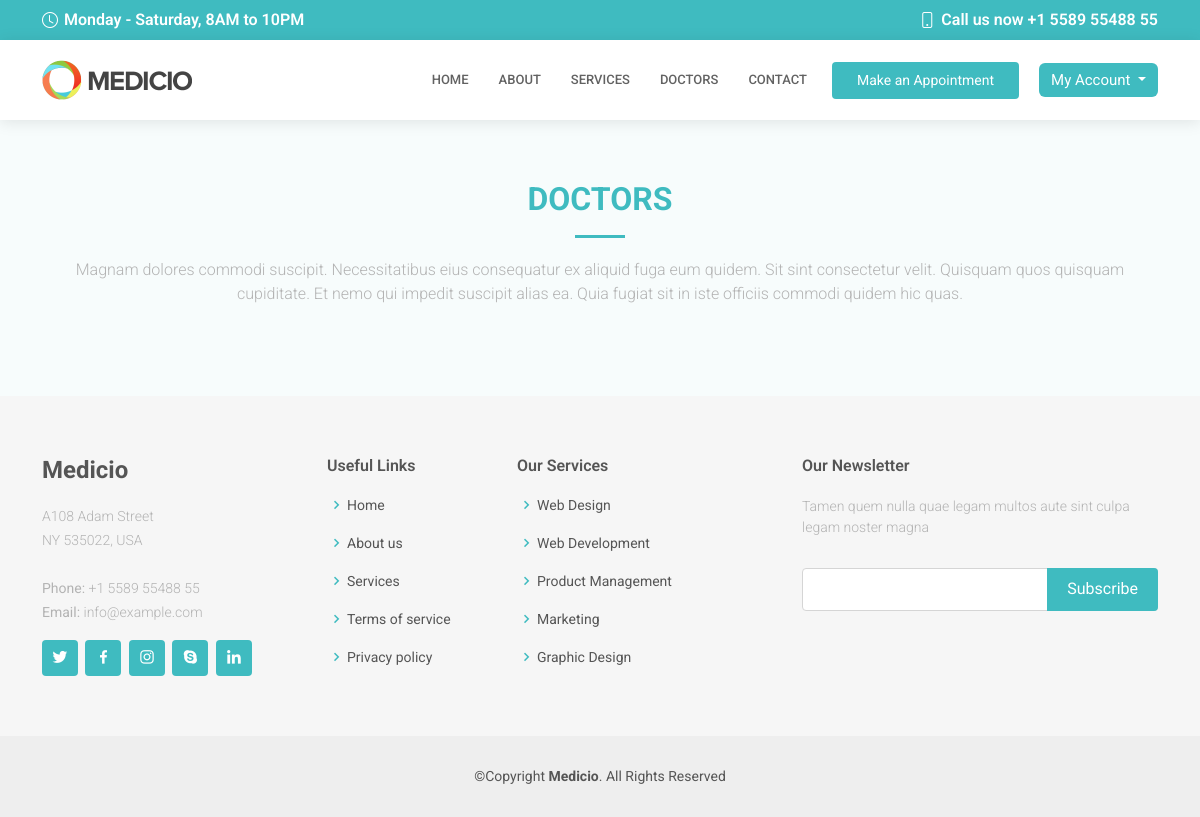
/doctors, run on an earlier commit of the app's database.
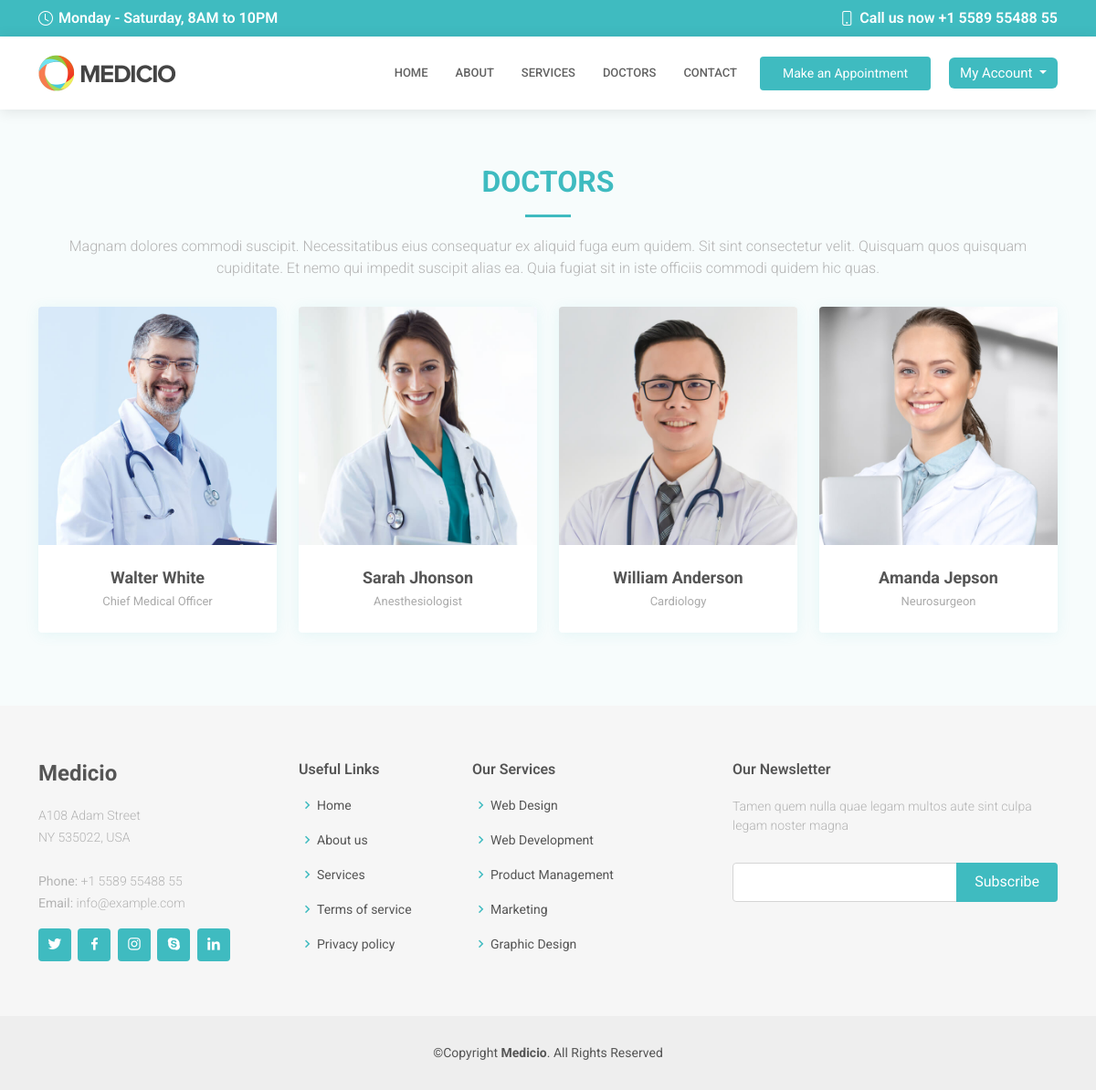
And on a later commit of the database.
### Hospital/models.py (models this page shows, shortened)
class RepeatFields(models.Model):
    created = models.DateTimeField(auto_now_add=True)
    updated = models.DateTimeField(auto_now=True)

class Doctors(RepeatFields):
    class Meta:
        verbose_name = "Doctor"
        verbose_name_plural = "Doctors"
    name  = models.CharField(max_length=150)
    image = models.ImageField(upload_to="Doctors__Images")
    department = models.CharField(max_length=150)
    facebook = models.URLField()
    twitter = models.URLField()
    instagram = models.URLField()
    linkedin = models.URLField()

### Hospital/views.py (the view, shortened to what this page needs)
# urls.py: path('doctors', host.Doctors.as_view(), name="doctor"),
class Doctors(View):
    template_name = 'pages/doctors.html'
    def get(self , request):
        doctors = models.Doctors.objects.all()
        return render(request , self.template_name , locals())

### templates/pages/doctors.html (shortened to what this page needs)
{% extends 'base/base.html' %}
{% load static %}
{% block 'content' %}
<br><br><br><br><br>
 <section id="doctors" class="doctors section-bg">
    <div class="container" data-aos="fade-up">
      <div class="section-title">
        <h2>Doctors</h2>
        <p>Magnam dolores commodi suscipit. Necessitatibus eius consequatur ex aliquid fuga eum quidem. Sit sint consectetur velit. Quisquam quos quisquam cupiditate. Et nemo qui impedit suscipit alias ea. Quia fugiat sit in iste officiis commodi quidem hic quas.</p>
      </div>
      <div class="row">
        {% for doctor in doctors %}
        <div class="col-lg-3 col-md-6 d-flex align-items-stretch">
          <div class="member" data-aos="fade-up" data-aos-delay="100">
            <div class="member-img">
              <img src="{{doctor.image.url}} " class="img-fluid" alt="">
            </div>
            <div class="member-info">
              <h4>{{doctor.name}}</h4>
              <span>{{doctor.department}}</span>
            </div>
          </div>
        </div>
        {% endfor %}
      </div>
    </div>
  </section>
{% endblock 'content' %}

### templates/base/base.html (shortened to what this page needs)
{% load static %}
<!DOCTYPE html>
<html lang="en">
<head>
  <link rel="stylesheet" href="https://cdnjs.cloudflare.com/ajax/libs/datepicker/0.6.5/datepicker.min.css" />
  <link href="{% static 'front/assets/vendor/fontawesome-free/css/all.min.css' %} " rel="stylesheet">
  <link href="{% static 'front/assets/vendor/animate.css/animate.min.css' %} " rel="stylesheet">
  <link href="{% static 'front/assets/vendor/aos/aos.css' %} " rel="stylesheet">
  <link href="{% static 'front/assets/vendor/bootstrap/css/bootstrap.min.css' %} " rel="stylesheet">
  <link href="{% static 'front/assets/vendor/bootstrap-icons/bootstrap-icons.css' %} " rel="stylesheet">
  <link href="{% static 'front/assets/vendor/boxicons/css/boxicons.min.css' %} " rel="stylesheet">
  <link href="{% static 'front/assets/vendor/glightbox/css/glightbox.min.css' %} " rel="stylesheet">
  <link href="{% static 'front/assets/vendor/swiper/swiper-bundle.min.css' %} " rel="stylesheet">
  <link href="{% static 'front/assets/css/style.css' %} " rel="stylesheet">
  <link rel="stylesheet" href="{% static 'front/assets/fonts_calander/icomoon/style.css' %} ">
  <link rel="stylesheet" href="{% static 'front/assets/css_calander/default.css' %} ">
  <link rel="stylesheet" href="{% static 'front/assets/css_calander/default.date.css' %} ">
  <link rel="stylesheet" href="{% static 'front/assets/css_calander/style.css' %} ">
  <link rel="stylesheet" href="{% static 'front/assets/css/style_profile.css' %} ">
</head>
<body>
  <div id="topbar" class="d-flex align-items-center fixed-top">
    <div class="container d-flex align-items-center justify-content-center justify-content-md-between">
      <div class="align-items-center d-none d-md-flex">
        <i class="bi bi-clock"></i> Monday - Saturday, 8AM to 10PM
      </div>
      <div class="d-flex align-items-center">
        <i class="bi bi-phone"></i> Call us now +1 5589 55488 55
      </div>
    </div>
  </div>
  <header id="header" class="fixed-top">
    <div class="container d-flex align-items-center">
      <a href="{% url 'home' %}" class="logo me-auto"><img src="{% static 'front/assets/img/logo.png' %} " alt=""></a>
      <nav id="navbar" class="navbar order-last order-lg-0">
        <ul>
          <li><a class="nav-link scrollto " href="{% url 'home' %}">Home</a></li>
          <li><a class="nav-link scrollto" href="{% url 'about' %}">About</a></li>
          <li><a class="nav-link scrollto" href="{% url 'services' %}">Services</a></li>
          <li><a class="nav-link scrollto" href="{% url 'doctor' %}">Doctors</a></li>
          <li><a class="nav-link scrollto" href="{% url 'contact' %}">Contact</a></li>
        </ul>
      </nav>
      <a href="{% url 'appointment' %}" class="appointment-btn scrollto"><span class="d-none d-md-inline">Make an</span> Appointment</a>
      {% if user.is_authenticated %}
      <div style='margin-left: 20px ; ' class="dropdown">
        <button style='background-color:#3fbbc0; border: none ; font-size:15px ' class="btn btn-secondary dropdown-toggle" type="button" id="dropdownMenuButton" data-toggle="dropdown" aria-haspopup="true" aria-expanded="false">
          Welcome {{user.first_name}}
        </button>
        <div class="dropdown-menu" aria-labelledby="dropdownMenuButton">
          <a class="dropdown-item" href="{% url 'user' %}">Account</a>
          <a class="dropdown-item" href="{% url 'logout' %}">Logout</a>
        </div>
      </div>
     {% else %}
      <div style='margin-left: 20px ; ' class="dropdown">
        <button style='background-color:#3fbbc0; border: none ; font-size:15px ' class="btn btn-secondary dropdown-toggle" type="button" id="dropdownMenuButton" data-toggle="dropdown" aria-haspopup="true" aria-expanded="false">
          My Account
        </button>
      </div>
      {% endif %}
    </div>
  </header>
{% block 'content' %}
{% endblock 'content' %}
 <footer id="footer">
    <div class="footer-top">
      <div class="container">
        <div class="row">
          <div class="col-lg-3 col-md-6">
            <div class="footer-info">
              <h3>Medicio</h3>
              <p>
                A108 Adam Street <br>
                NY 535022, USA<br><br>
                <strong>Phone:</strong> +1 5589 55488 55<br>
                <strong>Email:</strong> info@example.com<br>
              </p>
              <div class="social-links mt-3">
                <a href="#" class="twitter"><i class="bx bxl-twitter"></i></a>
                <a href="#" class="facebook"><i class="bx bxl-facebook"></i></a>
                <a href="#" class="instagram"><i class="bx bxl-instagram"></i></a>
                <a href="#" class="google-plus"><i class="bx bxl-skype"></i></a>
                <a href="#" class="linkedin"><i class="bx bxl-linkedin"></i></a>
              </div>
            </div>
          </div>
          <div class="col-lg-2 col-md-6 footer-links">
            <h4>Useful Links</h4>
            <ul>
              <li><i class="bx bx-chevron-right"></i> <a href="{% url 'home' %}">Home</a></li>
              <li><i class="bx bx-chevron-right"></i> <a href="{% url 'about' %}">About us</a></li>
              <li><i class="bx bx-chevron-right"></i> <a href="{% url 'services' %}">Services</a></li>
              <li><i class="bx bx-chevron-right"></i> <a href="#">Terms of service</a></li>
              <li><i class="bx bx-chevron-right"></i> <a href="#">Privacy policy</a></li>
            </ul>
          </div>
          <div class="col-lg-3 col-md-6 footer-links">
            <h4>Our Services</h4>
            <ul>
              <li><i class="bx bx-chevron-right"></i> <a href="#">Web Design</a></li>
              <li><i class="bx bx-chevron-right"></i> <a href="#">Web Development</a></li>
              <li><i class="bx bx-chevron-right"></i> <a href="#">Product Management</a></li>
              <li><i class="bx bx-chevron-right"></i> <a href="#">Marketing</a></li>
              <li><i class="bx bx-chevron-right"></i> <a href="#">Graphic Design</a></li>
            </ul>
          </div>
          <div class="col-lg-4 col-md-6 footer-newsletter">
            <h4>Our Newsletter</h4>
            <p>Tamen quem nulla quae legam multos aute sint culpa legam noster magna</p>
            <form id="newsletter" method="POST">
              <input type="email" v-model="email" name="email">
              <input @click.prevent="post_data" type="submit" value="Subscribe">
            </form>
          </div>
        </div>
      </div>
    </div>
    <div class="container">
      <div class="copyright">
        &copy;Copyright <strong><span>Medicio</span></strong>. All Rights Reserved
      </div>
    </div>
  </footer>
</body>
</html>

### static/front/assets/css/style.css (style rules this page uses)
body { font-family: "Open Sans", sans-serif; color: #3fbbc0; }
a { color: #3fbbc0; text-decoration: none; }
h1, h2, h3, h4, h5, h6 { font-family: "Roboto", sans-serif; }
#topbar { background: #3fbbc0; color: #fff; height: 40px; font-size: 16px; font-weight: 600; z-index: 996; transition: all 0.5s; }
#topbar i { padding-right: 6px; line-height: 0; }
#header { background: #fff; transition: all 0.5s; z-index: 997; padding: 20px 0; top: 40px; box-shadow: 0px 2px 15px rgba(0, 0, 0, 0.1); }
#header .logo { font-size: 28px; margin: 0; padding: 0; line-height: 1; font-weight: 600; letter-spacing: 0.5px; text-transform: uppercase; }
#header .logo img { max-height: 40px; }
.appointment-btn { margin-left: 25px; background: #3fbbc0; color: #fff; border-radius: 4px; padding: 8px 25px; white-space: nowrap; transition: 0.3s; font-size: 14px; display: inline-block; }
.navbar { padding: 0; }
.navbar ul { margin: 0; padding: 0; display: flex; list-style: none; align-items: center; }
.navbar li { position: relative; }
.navbar a, .navbar a:focus { display: flex; align-items: center; justify-content: space-between; padding: 10px 0 10px 30px; font-family: "Roboto", sans-serif; font-size: 13px; color: #626262; white-space: nowrap; transition: 0.3s; text-transform: uppercase; font-weight: 500; }
section { padding: 60px 0; overflow: hidden; }
.section-bg { background-color: #f7fcfc; }
.section-title { text-align: center; padding-bottom: 30px; }
.section-title h2 { font-size: 32px; font-weight: bold; text-transform: uppercase; margin-bottom: 20px; padding-bottom: 20px; position: relative; }
.section-title h2::after { content: ""; position: absolute; display: block; width: 50px; height: 3px; background: #3fbbc0; bottom: 0; left: calc(50% - 25px); }
.section-title p { margin-bottom: 0; }
.doctors .member { margin-bottom: 20px; overflow: hidden; text-align: center; border-radius: 4px; background: #fff; box-shadow: 0px 2px 15px rgba(63, 187, 192, 0.1); }
.doctors .member .member-img { position: relative; overflow: hidden; }
.doctors .member .member-info { padding: 25px 15px; }
.doctors .member .member-info h4 { font-weight: 700; margin-bottom: 5px; font-size: 18px; color: #555555; }
.doctors .member .member-info span { display: block; font-size: 13px; font-weight: 400; color: #aaaaaa; }
#footer { background: #eeeeee; padding: 0 0 30px 0; color: #555555; font-size: 14px; }
#footer .footer-top { background: #f6f6f6; padding: 60px 0 30px 0; }
#footer .footer-top .footer-info { margin-bottom: 30px; }
#footer .footer-top .footer-info h3 { font-size: 24px; margin: 0 0 20px 0; padding: 2px 0 2px 0; line-height: 1; font-weight: 700; }
#footer .footer-top .footer-info p { font-size: 14px; line-height: 24px; margin-bottom: 0; font-family: "Roboto", sans-serif; }
#footer .footer-top .social-links a { font-size: 18px; display: inline-block; background: #3fbbc0; color: #fff; line-height: 1; padding: 8px 0; margin-right: 4px; border-radius: 4px; text-align: center; width: 36px; height: 36px; transition: 0.3s; }
#footer .footer-top h4 { font-size: 16px; font-weight: 600; position: relative; padding-bottom: 12px; }
#footer .footer-top .footer-links { margin-bottom: 30px; }
#footer .footer-top .footer-links ul { list-style: none; padding: 0; margin: 0; }
#footer .footer-top .footer-links ul i { padding-right: 2px; color: #3fbbc0; font-size: 18px; line-height: 1; }
#footer .footer-top .footer-links ul li { padding: 10px 0; display: flex; align-items: center; }
#footer .footer-top .footer-links ul li:first-child { padding-top: 0; }
#footer .footer-top .footer-links ul a { color: #555555; transition: 0.3s; display: inline-block; line-height: 1; }
#footer .footer-top .footer-newsletter form { margin-top: 30px; background: #fff; padding: 6px 10px; position: relative; border: 1px solid #d5d5d5; border-radius: 4px; }
#footer .footer-top .footer-newsletter form input[type=email] { border: 0; padding: 4px; width: calc(100% - 110px); }
#footer .footer-top .footer-newsletter form input[type=submit] { position: absolute; top: -1px; right: -1px; bottom: -1px; border: 0; background: none; font-size: 16px; padding: 0 20px; background: #3fbbc0; color: #fff; transition: 0.3s; border-radius: 0 4px 4px 0; }
#footer .copyright { text-align: center; padding-top: 30px; }

What changed in the data, as far as the page shows it:
added Doctors: image (picture), name "Walter White", department "Chief Medical Officer"
added Doctors: image (picture), name "Sarah Jhonson", department "Anesthesiologist"
added Doctors: image (picture), name "William Anderson", department "Cardiology"
added Doctors: image (picture), name "Amanda Jepson", department "Neurosurgeon"
